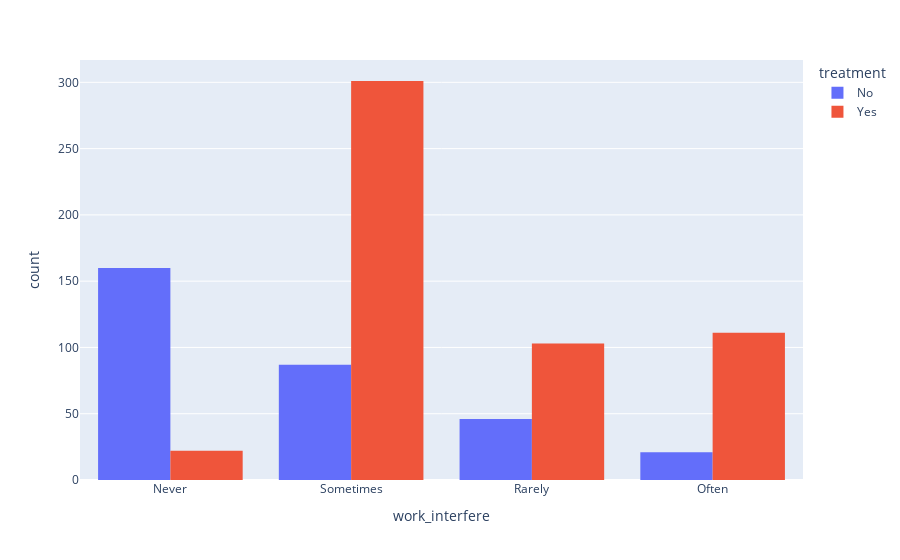

Notebook code cell kept with this figure:
### Code cell
px.histogram(health, x = 'work_interfere',color='treatment',barmode='group')

### Figure 1 — Plotly figure (JSON) as saved in the notebook; plotly's stock layout.template omitted (floating-point values rounded to 4 significant figures; data arrays with more than 128 entries replaced by an {"elided": "..."} marker saying what was removed)
{"data": [{"alignmentgroup": "True", "bingroup": "x", "hovertemplate": "treatment=No<br>work_interfere=%{x}<br>count=%{y}<extra></extra>", "legendgroup": "No", "marker": {"color": "#636efa"}, "name": "No", "offsetgroup": "No", "orientation": "v", "showlegend": true, "type": "histogram", "x": {"elided": "529 str values"}, "xaxis": "x", "yaxis": "y"}, {"alignmentgroup": "True", "bingroup": "x", "hovertemplate": "treatment=Yes<br>work_interfere=%{x}<br>count=%{y}<extra></extra>", "legendgroup": "Yes", "marker": {"color": "#EF553B"}, "name": "Yes", "offsetgroup": "Yes", "orientation": "v", "showlegend": true, "type": "histogram", "x": {"elided": "541 str values"}, "xaxis": "x", "yaxis": "y"}], "layout": {"barmode": "group", "legend": {"title": {"text": "treatment"}, "tracegroupgap": 0}, "margin": {"t": 60}, "xaxis": {"anchor": "y", "domain": [0, 1], "title": {"text": "work_interfere"}}, "yaxis": {"anchor": "x", "domain": [0, 1], "title": {"text": "count"}}}}
